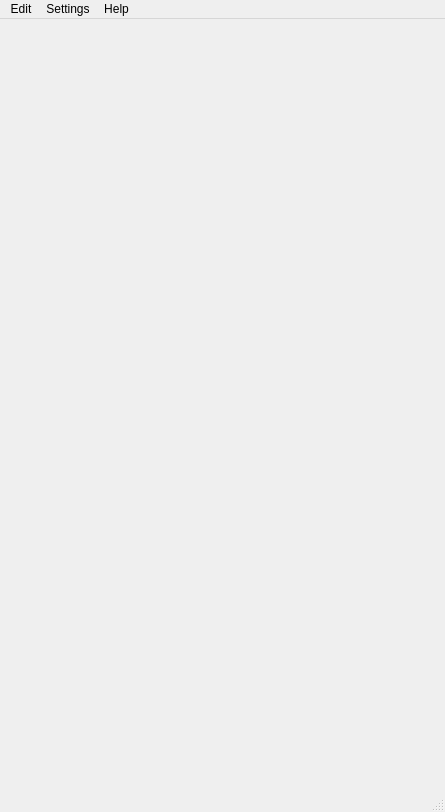
<?xml version="1.0" encoding="UTF-8"?>
<ui version="4.0">
 <class>MainWindow</class>
 <widget class="QMainWindow" name="MainWindow">
  <property name="geometry">
   <rect>
    <x>0</x>
    <y>0</y>
    <width>445</width>
    <height>812</height>
   </rect>
  </property>
  <property name="windowTitle">
   <string>EC Controller</string>
  </property>
  <widget class="QWidget" name="centralwidget">
   <layout class="QVBoxLayout" name="centralLayout">
    <item>
     <widget class="QScrollArea" name="scrollArea">
      <property name="frameShape">
       <enum>QFrame::NoFrame</enum>
      </property>
      <property name="widgetResizable">
       <bool>true</bool>
      </property>
      <widget class="QWidget" name="scrollAreaContents">
       <property name="geometry">
        <rect>
         <x>0</x>
         <y>0</y>
         <width>425</width>
         <height>700</height>
        </rect>
       </property>
       <layout class="QVBoxLayout" name="verticalLayout">
        <property name="leftMargin">
         <number>0</number>
        </property>
        <property name="topMargin">
         <number>0</number>
        </property>
        <property name="rightMargin">
         <number>0</number>
        </property>
        <property name="bottomMargin">
         <number>0</number>
        </property>
       </layout>
      </widget>
     </widget>
    </item>
   </layout>
  </widget>
  <widget class="QMenuBar" name="menubar">
   <property name="geometry">
    <rect>
     <x>0</x>
     <y>0</y>
     <width>445</width>
     <height>30</height>
    </rect>
   </property>
   <widget class="QMenu" name="menuEdit">
    <property name="tearOffEnabled">
     <bool>false</bool>
    </property>
    <property name="title">
     <string>Edit</string>
    </property>
    <addaction name="actionEditMode"/>
    <addaction name="separator"/>
    <addaction name="actionShowAllFanSlots"/>
   </widget>
   <widget class="QMenu" name="menuSettings">
    <property name="title">
     <string>Settings</string>
    </property>
    <addaction name="actionStartAtLogin"/>
   </widget>
   <widget class="QMenu" name="menuHelp">
    <property name="tearOffEnabled">
     <bool>false</bool>
    </property>
    <property name="title">
     <string>Help</string>
    </property>
    <addaction name="actionReload"/>
    <addaction name="separator"/>
    <addaction name="actionAbout_MSI_Controller"/>
    <addaction name="actionAbout_Qt"/>
    <addaction name="actionEsci"/>
   </widget>
   <addaction name="menuEdit"/>
   <addaction name="menuSettings"/>
   <addaction name="menuHelp"/>
  </widget>
  <widget class="QStatusBar" name="statusbar">
   <property name="minimumSize">
    <size>
     <width>0</width>
     <height>32</height>
    </size>
   </property>
   <property name="maximumSize">
    <size>
     <width>16777215</width>
     <height>32</height>
    </size>
   </property>
  </widget>
  <action name="actionEditMode">
   <property name="checkable">
    <bool>true</bool>
   </property>
   <property name="icon">
    <iconset theme="QIcon::ThemeIcon::DocumentProperties"/>
   </property>
   <property name="text">
    <string>GUI Edit Mode</string>
   </property>
   <property name="toolTip">
    <string>Rearrange the topic boxes. The layout is saved automatically.</string>
   </property>
   <property name="shortcut">
    <string>Ctrl+E</string>
   </property>
  </action>
  <action name="actionShowAllFanSlots">
   <property name="checkable">
    <bool>true</bool>
   </property>
   <property name="text">
    <string>Show All Fan Slots</string>
   </property>
   <property name="toolTip">
    <string>Also show the fan slots that are hidden by default, including any the hardware does not report.</string>
   </property>
  </action>
  <action name="actionStartAtLogin">
   <property name="checkable">
    <bool>true</bool>
   </property>
   <property name="text">
    <string>Start at Login</string>
   </property>
   <property name="toolTip">
    <string>Start EC Controller in the system tray when you log in.</string>
   </property>
  </action>
  <action name="actionEsci">
   <property name="icon">
    <iconset theme="QIcon::ThemeIcon::ApplicationExit"/>
   </property>
   <property name="text">
    <string>Quit Application</string>
   </property>
   <property name="shortcut">
    <string>Ctrl+Q</string>
   </property>
  </action>
  <action name="actionAbout_MSI_Controller">
   <property name="icon">
    <iconset theme="QIcon::ThemeIcon::HelpAbout"/>
   </property>
   <property name="text">
    <string>About EC Controller</string>
   </property>
  </action>
  <action name="actionAbout_Qt">
   <property name="icon">
    <iconset theme="QIcon::ThemeIcon::HelpAbout"/>
   </property>
   <property name="text">
    <string>About Qt</string>
   </property>
  </action>
  <action name="actionReload">
   <property name="icon">
    <iconset theme="QIcon::ThemeIcon::ViewRefresh"/>
   </property>
   <property name="text">
    <string>Reload GUI &amp;&amp; Backend Connection</string>
   </property>
   <property name="toolTip">
    <string>Reconnect to the backend service and re-read every setting from the hardware.</string>
   </property>
   <property name="shortcut">
    <string>F5</string>
   </property>
  </action>
 </widget>
 <resources/>
 <connections/>
</ui>
